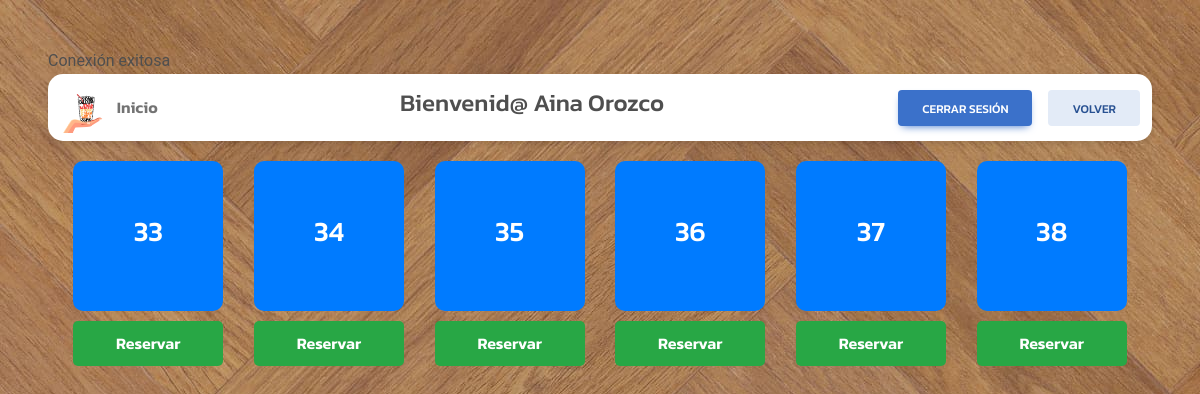
The app's page /Camarero/privada1.php (signed in) with its own data.
### tables this page shows
CREATE TABLE `mesas` (
  `id_mesa` INT NOT NULL AUTO_INCREMENT,
  `capacidad` INT NOT NULL,
  `estado` ENUM('libre', 'ocupada') NULL DEFAULT 'libre',
  `id_sala` INT NULL,
  PRIMARY KEY (`id_mesa`),
  INDEX `id_sala_idx` (`id_sala` ASC) VISIBLE,
  CONSTRAINT `id_sala`
    FOREIGN KEY (`id_sala`)
    REFERENCES `salas` (`id_sala`)
    ON DELETE NO ACTION
    ON UPDATE NO ACTION);

### Camarero/privada1.php (the view, shortened to what this page needs)
<?php
include('../conexion.php');
$result = $con->query("SELECT * FROM mesas WHERE id_sala = 6");
?>
<!DOCTYPE html>
<html lang="es">
<head>
    <link rel="stylesheet" href="https://cdn.jsdelivr.net/npm/sweetalert2@11">
    <link rel="stylesheet" href="../CSS/styles.css">
    <link href="https://cdnjs.cloudflare.com/ajax/libs/mdb-ui-kit/6.0.0/mdb.min.css" rel="stylesheet">
</head>
<body id="bodyGen">
    <nav class="navbar navbar-expand-lg navbar-light bg-body-tertiary">
        <div class="container">
            <a href="./manager_home.php" data-bs-toggle="collapse" data-bs-target="#navbarButtonsExample" aria-controls="navbarButtonsExample" aria-expanded="false" aria-label="Toggle navigation">
                <img id="LogoNav" src="../img/LOGO-REST.png" alt="Logo" />
            </a>
            <div class="collapse navbar-collapse" id="navbarButtonsExample">
                <ul class="navbar-nav me-auto mb-2 mb-lg-0">
                    <li class="nav-item">
                        <a id="aNav" class="nav-link" href="./manager_home.php">Inicio</a>
                    </li>
                </ul>
                <div id="divSession">
                    <h4>Bienvenid@ <?php echo htmlspecialchars($_SESSION['nombre']); ?></h4>
                </div>
                <div class="d-flex align-items-center">
                    <a href="../CerrarSesion.php" class="btn btn-primary me-3">
                        Cerrar sesión
                    </a>
                    <button id="volverBtn" class="btn btn-secondary">Volver</button>
                </div>
            </div>
        </div>
    </nav>
    <div class="mesas-container">
        <?php
        while ($mesa = $result->fetch(PDO::FETCH_ASSOC)) {
            echo '<div class="mesa-container-item">';
            echo '<div class="mesa">';
            echo '<h3 class="nombreMesa">' . htmlspecialchars($mesa['id_mesa']) . '</h3>';
            echo '</div>';
            echo '<button class="btn-reservar" onclick="reservarMesa(' . $mesa['id_mesa'] . ')">Reservar</button>';
            echo '</div>';
        }
        ?>
    </div>
</body>
</html>

### CSS/styles.css (style rules this page uses)
* { margin: 0; box-sizing: border-box; font-family: "Kanit", sans-serif; font-weight: 600; font-style: normal; }
#bodyGen { background-image: url('../img/FondoMan.jpg'); margin: 6vh; }
nav #LogoNav { height: 50px; cursor: pointer; }
nav { background-color: white; border-radius: 15px; display: flex; justify-content: space-between; align-items: center; }
#divSession { flex-grow: 1; display: flex; justify-content: center; }

### Camarero/privada1.php (style rules this page uses)
.mesas-container { display: grid; grid-template-columns: repeat(auto-fill, minmax(150px, 1fr)); gap: 20px; padding: 20px; }
.mesa { width: 150px; height: 150px; background-color: #007bff; display: flex; justify-content: center; align-items: center; border-radius: 10px; color: white; font-size: 20px; font-weight: bold; text-align: center; }
.mesa-container-item { display: flex; flex-direction: column; align-items: center; }
.btn-reservar { width: 150px; background-color: #28a745; color: white; font-size: 16px; padding: 10px; border: none; border-radius: 5px; cursor: pointer; margin-top: 10px; }

### records on screen
mesas: id_mesa "33"
mesas: id_mesa "34"
mesas: id_mesa "35"
mesas: id_mesa "36"
mesas: id_mesa "37"
mesas: id_mesa "38"

### other values on screen
$_SESSION['nombre'] "Aina Orozco"
